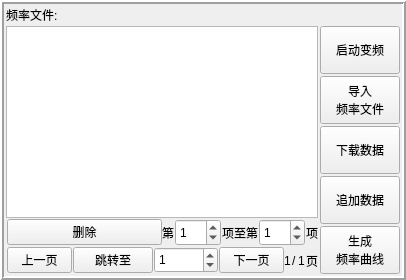
         <widget class="QWidget" name="tab_3">
          <attribute name="title">
           <string>Tab 1</string>
          </attribute>
          <layout class="QGridLayout" name="gridLayout_6">
           <property name="leftMargin">
            <number>0</number>
           </property>
           <property name="topMargin">
            <number>0</number>
           </property>
           <property name="rightMargin">
            <number>0</number>
           </property>
           <property name="bottomMargin">
            <number>0</number>
           </property>
           <property name="spacing">
            <number>0</number>
           </property>
           <item row="0" column="0">
            <widget class="QFrame" name="frame">
             <property name="sizePolicy">
              <sizepolicy hsizetype="Expanding" vsizetype="Expanding">
               <horstretch>0</horstretch>
               <verstretch>0</verstretch>
              </sizepolicy>
             </property>
             <property name="frameShape">
              <enum>QFrame::Box</enum>
             </property>
             <property name="frameShadow">
              <enum>QFrame::Raised</enum>
             </property>
             <property name="lineWidth">
              <number>2</number>
             </property>
             <layout class="QGridLayout" name="gridLayout_3" columnstretch="1,0">
              <property name="leftMargin">
               <number>2</number>
              </property>
              <property name="topMargin">
               <number>2</number>
              </property>
              <property name="rightMargin">
               <number>2</number>
              </property>
              <property name="bottomMargin">
               <number>2</number>
              </property>
              <property name="spacing">
               <number>2</number>
              </property>
              <item row="1" column="0" rowspan="5">
               <layout class="QVBoxLayout" name="verticalLayout_8" stretch="1,0,0">
                <property name="spacing">
                 <number>1</number>
                </property>
                <item>
                 <widget class="QTableView" name="freq_view">
                  <property name="toolTip">
                   <string>显示频率文件信息</string>
                  </property>
                  <property name="horizontalScrollBarPolicy">
                   <enum>Qt::ScrollBarAlwaysOff</enum>
                  </property>
                 </widget>
                </item>
                <item>
                 <layout class="QHBoxLayout" name="horizontalLayout_10" stretch="0,0">
                  <property name="spacing">
                   <number>0</number>
                  </property>
                  <item>
                   <layout class="QHBoxLayout" name="horizontalLayout_12" stretch="2">
                    <property name="spacing">
                     <number>1</number>
                    </property>
                    <property name="leftMargin">
                     <number>1</number>
                    </property>
                    <property name="bottomMargin">
                     <number>1</number>
                    </property>
                    <item>
                     <widget class="QPushButton" name="last_3">
                      <property name="sizePolicy">
                       <sizepolicy hsizetype="Expanding" vsizetype="Expanding">
                        <horstretch>0</horstretch>
                        <verstretch>0</verstretch>
                       </sizepolicy>
                      </property>
                      <property name="minimumSize">
                       <size>
                        <width>10</width>
                        <height>10</height>
                       </size>
                      </property>
                      <property name="maximumSize">
                       <size>
                        <width>16777215</width>
                        <height>16777215</height>
                       </size>
                      </property>
                      <property name="text">
                       <string>删除</string>
                      </property>
                     </widget>
                    </item>
                   </layout>
                  </item>
                  <item>
                   <layout class="QHBoxLayout" name="horizontalLayout_13" stretch="0,0,0,0,0">
                    <property name="spacing">
                     <number>1</number>
                    </property>
                    <property name="rightMargin">
                     <number>0</number>
                    </property>
                    <item>
                     <widget class="QLabel" name="now_index_3">
                      <property name="text">
                       <string>第</string>
                      </property>
                     </widget>
                    </item>
                    <item>
                     <widget class="QSpinBox" name="remove_start">
                      <property name="sizePolicy">
                       <sizepolicy hsizetype="Expanding" vsizetype="Preferred">
                        <horstretch>0</horstretch>
                        <verstretch>0</verstretch>
                       </sizepolicy>
                      </property>
                      <property name="wrapping">
                       <bool>true</bool>
                      </property>
                      <property name="suffix">
                       <string/>
                      </property>
                      <property name="prefix">
                       <string/>
                      </property>
                      <property name="minimum">
                       <number>1</number>
                      </property>
                      <property name="maximum">
                       <number>1</number>
                      </property>
                     </widget>
                    </item>
                    <item>
                     <widget class="QLabel" name="now_index_2">
                      <property name="text">
                       <string>项至第</string>
                      </property>
                     </widget>
                    </item>
                    <item>
                     <widget class="QSpinBox" name="remove_end">
                      <property name="sizePolicy">
                       <sizepolicy hsizetype="Expanding" vsizetype="Preferred">
                        <horstretch>0</horstretch>
                        <verstretch>0</verstretch>
                       </sizepolicy>
                      </property>
                      <property name="wrapping">
                       <bool>true</bool>
                      </property>
                      <property name="suffix">
                       <string/>
                      </property>
                      <property name="prefix">
                       <string/>
                      </property>
                      <property name="minimum">
                       <number>1</number>
                      </property>
                      <property name="maximum">
                       <number>1</number>
                      </property>
                     </widget>
                    </item>
                    <item>
                     <widget class="QLabel" name="all_index_2">
                      <property name="text">
                       <string>项</string>
                      </property>
                     </widget>
                    </item>
                   </layout>
                  </item>
                 </layout>
                </item>
                <item>
                 <layout class="QHBoxLayout" name="horizontalLayout_7" stretch="0,0">
                  <property name="spacing">
                   <number>0</number>
                  </property>
                  <item>
                   <layout class="QHBoxLayout" name="horizontalLayout_6" stretch="2,1,2,2">
                    <property name="spacing">
                     <number>1</number>
                    </property>
                    <property name="leftMargin">
                     <number>1</number>
                    </property>
                    <property name="bottomMargin">
                     <number>1</number>
                    </property>
                    <item>
                     <widget class="QPushButton" name="last">
                      <property name="sizePolicy">
                       <sizepolicy hsizetype="Expanding" vsizetype="Expanding">
                        <horstretch>0</horstretch>
                        <verstretch>0</verstretch>
                       </sizepolicy>
                      </property>
                      <property name="minimumSize">
                       <size>
                        <width>10</width>
                        <height>10</height>
                       </size>
                      </property>
                      <property name="maximumSize">
                       <size>
                        <width>16777215</width>
                        <height>16777215</height>
                       </size>
                      </property>
                      <property name="text">
                       <string>上一页</string>
                      </property>
                     </widget>
                    </item>
                    <item>
                     <widget class="QPushButton" name="go_to">
                      <property name="text">
                       <string>跳转至</string>
                      </property>
                     </widget>
                    </item>
                    <item>
                     <widget class="QSpinBox" name="go_index">
                      <property name="sizePolicy">
                       <sizepolicy hsizetype="Expanding" vsizetype="Preferred">
                        <horstretch>0</horstretch>
                        <verstretch>0</verstretch>
                       </sizepolicy>
                      </property>
                      <property name="wrapping">
                       <bool>true</bool>
                      </property>
                      <property name="suffix">
                       <string/>
                      </property>
                      <property name="prefix">
                       <string/>
                      </property>
                      <property name="minimum">
                       <number>1</number>
                      </property>
                      <property name="maximum">
                       <number>1</number>
                      </property>
                     </widget>
                    </item>
                    <item>
                     <widget class="QPushButton" name="next">
                      <property name="sizePolicy">
                       <sizepolicy hsizetype="Expanding" vsizetype="Expanding">
                        <horstretch>0</horstretch>
                        <verstretch>0</verstretch>
                       </sizepolicy>
                      </property>
                      <property name="minimumSize">
                       <size>
                        <width>10</width>
                        <height>10</height>
                       </size>
                      </property>
                      <property name="maximumSize">
                       <size>
                        <width>16777215</width>
                        <height>16777215</height>
                       </size>
                      </property>
                      <property name="text">
                       <string>下一页</string>
                      </property>
                     </widget>
                    </item>
                   </layout>
                  </item>
                  <item>
                   <layout class="QHBoxLayout" name="horizontalLayout_3" stretch="0,0,0,0">
                    <property name="spacing">
                     <number>1</number>
                    </property>
                    <property name="rightMargin">
                     <number>0</number>
                    </property>
                    <item>
                     <widget class="QLabel" name="now_index">
                      <property name="text">
                       <string>1</string>
                      </property>
                     </widget>
                    </item>
                    <item>
                     <widget class="QLabel" name="label_12">
                      <property name="text">
                       <string>/</string>
                      </property>
                     </widget>
                    </item>
                    <item>
                     <widget class="QLabel" name="all_index">
                      <property name="text">
                       <string>1</string>
                      </property>
                     </widget>
                    </item>
                    <item>
                     <widget class="QLabel" name="label_8">
                      <property name="text">
                       <string>页</string>
                      </property>
                     </widget>
                    </item>
                   </layout>
                  </item>
                 </layout>
                </item>
               </layout>
              </item>
              <item row="2" column="1">
               <widget class="QPushButton" name="in_file">
                <property name="sizePolicy">
                 <sizepolicy hsizetype="Expanding" vsizetype="Expanding">
                  <horstretch>0</horstretch>
                  <verstretch>0</verstretch>
                 </sizepolicy>
                </property>
                <property name="toolTip">
                 <string>将表格导入程序中，支持各种常用表格格式</string>
                </property>
                <property name="text">
                 <string>导入
频率文件</string>
                </property>
               </widget>
              </item>
              <item row="3" column="1">
               <widget class="QPushButton" name="down_data">
                <property name="sizePolicy">
                 <sizepolicy hsizetype="Expanding" vsizetype="Expanding">
                  <horstretch>0</horstretch>
                  <verstretch>0</verstretch>
                 </sizepolicy>
                </property>
                <property name="toolTip">
                 <string>将频率数据下载到内存中，须先导入频率文件。</string>
                </property>
                <property name="text">
                 <string>下载数据</string>
                </property>
               </widget>
              </item>
              <item row="1" column="1">
               <widget class="QPushButton" name="start_freq">
                <property name="enabled">
                 <bool>true</bool>
                </property>
                <property name="sizePolicy">
                 <sizepolicy hsizetype="Expanding" vsizetype="Expanding">
                  <horstretch>0</horstretch>
                  <verstretch>0</verstretch>
                 </sizepolicy>
                </property>
                <property name="toolTip">
                 <string>开始变频，变频时变压不可用。</string>
                </property>
                <property name="text">
                 <string>启动变频</string>
                </property>
                <property name="checkable">
                 <bool>false</bool>
                </property>
               </widget>
              </item>
              <item row="5" column="1">
               <widget class="QPushButton" name="creat_line_data">
                <property name="sizePolicy">
                 <sizepolicy hsizetype="Expanding" vsizetype="Expanding">
                  <horstretch>0</horstretch>
                  <verstretch>0</verstretch>
                 </sizepolicy>
                </property>
                <property name="text">
                 <string>生成
频率曲线</string>
                </property>
                <property name="checkable">
                 <bool>false</bool>
                </property>
               </widget>
              </item>
              <item row="0" column="0">
               <layout class="QHBoxLayout" name="horizontalLayout_11">
                <property name="spacing">
                 <number>2</number>
                </property>
                <item>
                 <widget class="QLabel" name="label_6">
                  <property name="sizePolicy">
                   <sizepolicy hsizetype="Fixed" vsizetype="Preferred">
                    <horstretch>0</horstretch>
                    <verstretch>0</verstretch>
                   </sizepolicy>
                  </property>
                  <property name="text">
                   <string>频率文件:</string>
                  </property>
                 </widget>
                </item>
                <item>
                 <widget class="QLabel" name="file_name">
                  <property name="layoutDirection">
                   <enum>Qt::LeftToRight</enum>
                  </property>
                  <property name="text">
                   <string/>
                  </property>
                  <property name="alignment">
                   <set>Qt::AlignLeading|Qt::AlignLeft|Qt::AlignVCenter</set>
                  </property>
                 </widget>
                </item>
               </layout>
              </item>
              <item row="4" column="1">
               <widget class="QPushButton" name="add_data">
                <property name="sizePolicy">
                 <sizepolicy hsizetype="Expanding" vsizetype="Expanding">
                  <horstretch>0</horstretch>
                  <verstretch>0</verstretch>
                 </sizepolicy>
                </property>
                <property name="toolTip">
                 <string>将频率数据下载到内存中，须先导入频率文件。</string>
                </property>
                <property name="text">
                 <string>追加数据</string>
                </property>
               </widget>
              </item>
             </layout>
             <zorder></zorder>
             <zorder>start_freq</zorder>
             <zorder>in_file</zorder>
             <zorder>down_data</zorder>
             <zorder>creat_line_data</zorder>
             <zorder>add_data</zorder>
            </widget>
           </item>
          </layout>
         </widget>
